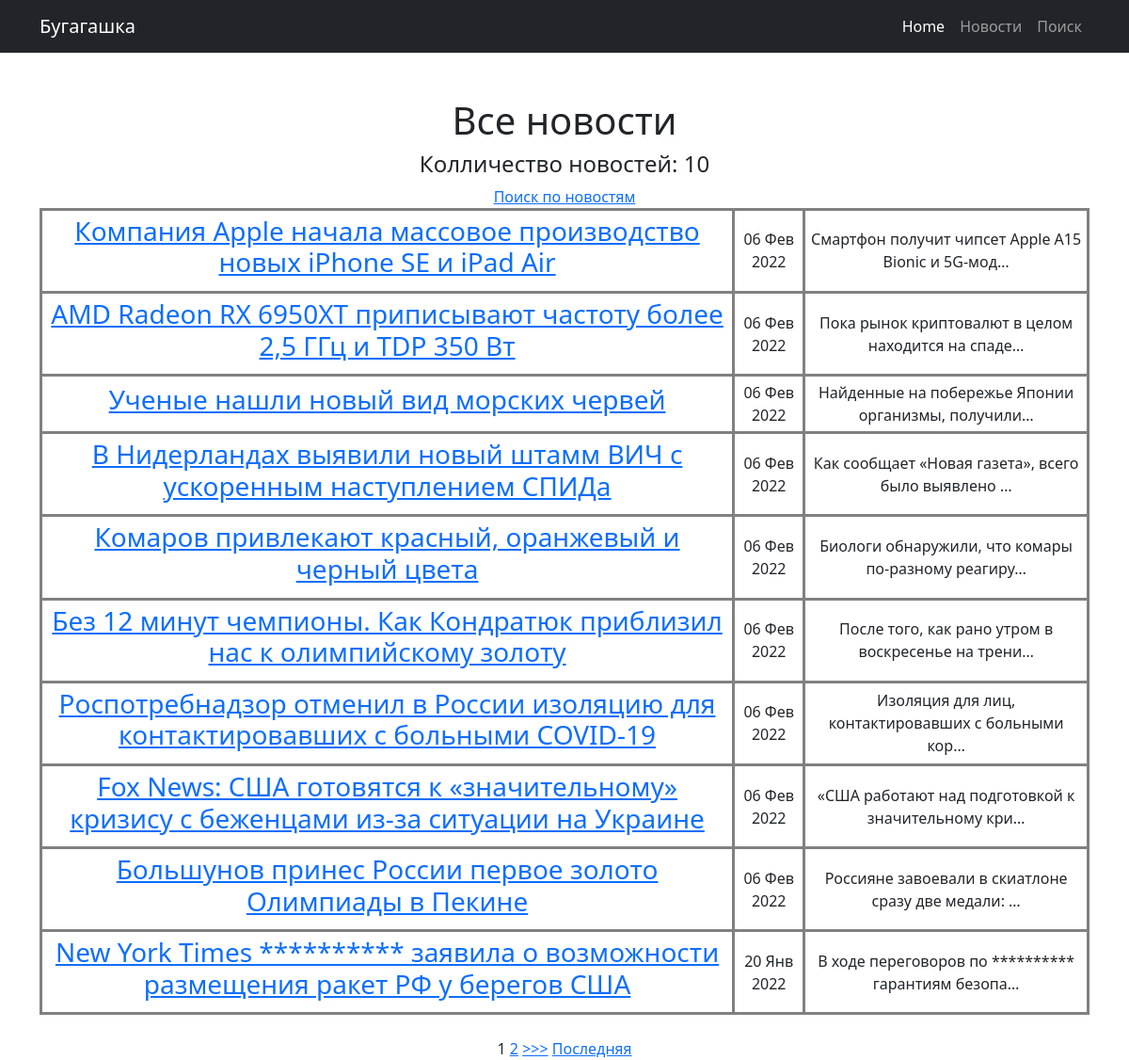
Before: /news/ with the older database file.
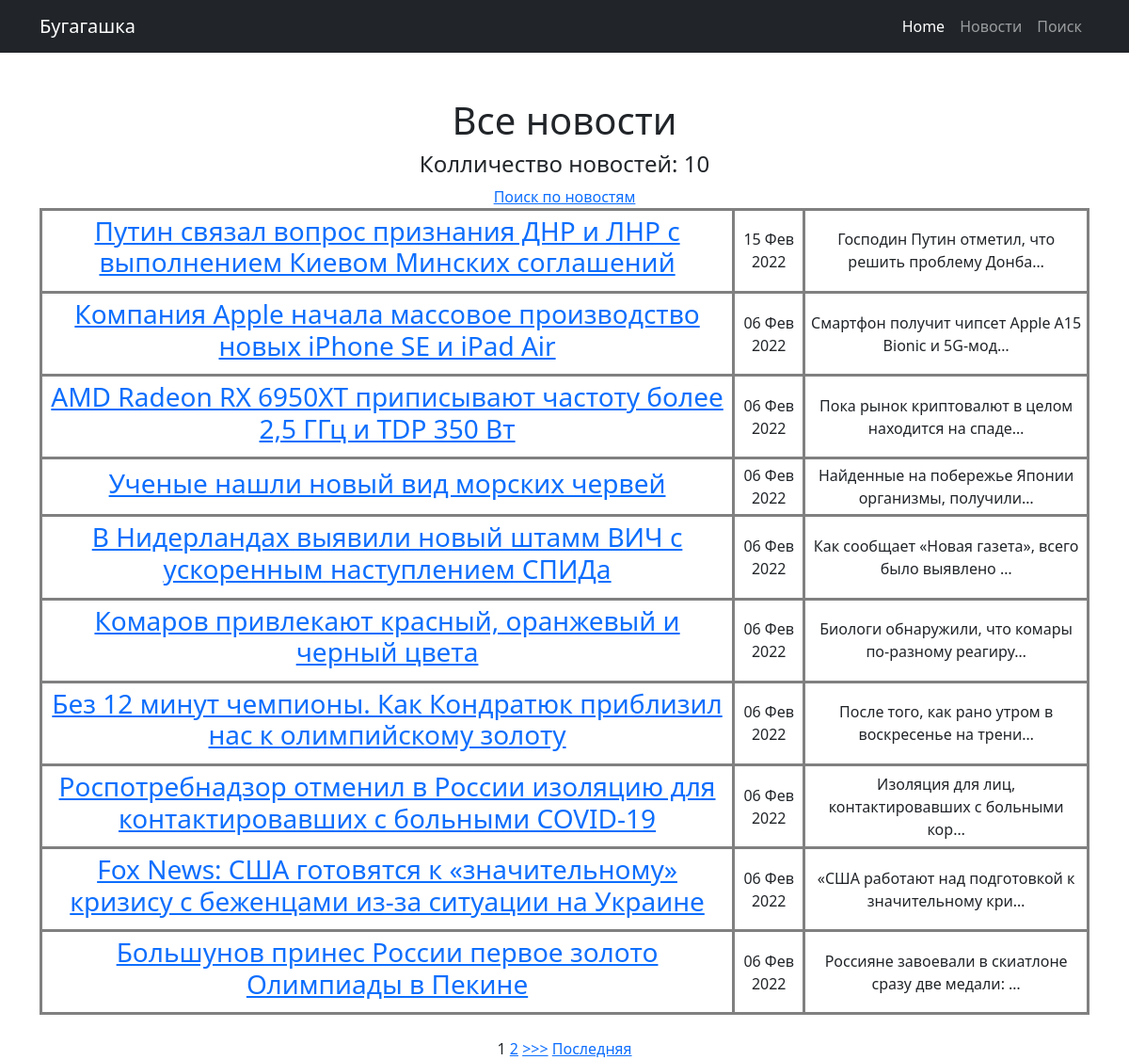
After: the same page with the newer database file.
### news/models.py (models this page shows, shortened)
class Post (models.Model):
    author = models.ForeignKey(Author, on_delete=models.CASCADE)
    NEWS = 'NW'
    ARTICLE = 'AR'
    CATEGORY_CHOICE = (
        (NEWS, 'Новость'),
        (ARTICLE, 'Статья')
    )
    categoryType = models.CharField(max_length=2, choices=CATEGORY_CHOICE, default=ARTICLE)
    dateCreation = models.DateTimeField(auto_now_add=True)
    postCategory = models.ManyToManyField(Category, through='PostCategory')
    title = models.CharField(max_length=128)
    text = models.TextField()
    rating = models.SmallIntegerField(default=0)

### news/views.py (the view)
# urls.py: path('', PostList.as_view()),
class PostList(ListView):
    model = Post
    template_name = 'posts.html'
    context_object_name = 'posts'
    queryset = Post.objects.order_by('-dateCreation')
    paginate_by = 10
    def get_context_data(self, **kwargs):
        context = super().get_context_data(**kwargs)
        context['is_authors'] = self.request.user.groups.filter(name='authors').exists()
        return context

### news/templatetags/my_filters.py (called while the page is built)
@register.filter(name='Censor')
def Censor(value):
    censor_list = ['стопслово', 'стопслово2', 'стопслово3', 'стопслово1', 'тест']
    list_words = value.split()
    for i in censor_list:
        for j in list_words:
            if j == i:
                a = list_words.index(j)
                list_words.remove(j)
                list_words.insert(a, '*' * len(j))
    return ' '.join(list_words)

### templates/posts.html (shortened to what this page needs)
{% extends 'default.html' %}
{% load my_filters %}
{% block content %}
        <h1>Все новости</h1>
        <h4>Колличество новостей: {{ posts|length }}</h4>
        <a href="/news/search/">Поиск по новостям</a>
    {% if posts %}
        <table>
        {% for post in posts %}
            <tr>
                <td>
                    <h3><a href="{% url 'post' post.id %}">{{ post.title|Censor }}</a></h3>
                </td>
                <td>
                    {{ post.dateCreation|date:'d M Y' }}
                </td>
                <td>
                    {{ post.text|truncatechars:50|Censor }}
                </td>
            </tr>
        {% endfor %}
        </table>
<br>
        {% if is_paginated %}
        {% for num in page_obj.paginator.page_range %}
            {% if page_obj.number == num %}
            <a>{{ num }}</a>
            {% elif num > page_obj.number|add:'-3' and num < page_obj.number|add:'3' %}
            <a href="?page={{ num }}">{{ num }}</a>
            {% endif %}
        {% endfor %}
        {% if page_obj.has_next %}
        <a href="?page={{ page_obj.next_page_number }}">>>></a>
        <a href="?page={{ page_obj.paginator.num_pages }}">Последняя</a>
        {% endif %}
    {% endif %}
    {% else %}
        <h1>Нет новостей</h1>
    {% endif %}
{% endblock content %}

Changed rows visible on the page:
no longer on this page (row unchanged): Post: title|Censor "New York Times ********** заявила о возможности размещения ракет РФ у берегов США", dateCreation "20 Янв 2022", text|Censor "В ходе переговоров по ********** гарантиям безопа…"
added Post: title|Censor "Путин связал вопрос признания ДНР и ЛНР с выполнением Киевом Минских соглашений", dateCreation "15 Фев 2022", text|Censor "Господин Путин отметил, что решить проблему Донба…"
